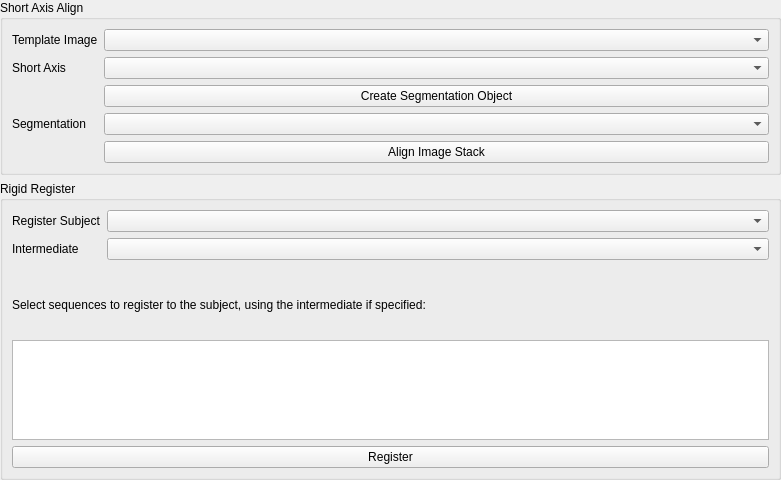
     <widget class="QWidget" name="page_2">
      <property name="geometry">
       <rect>
        <x>0</x>
        <y>0</y>
        <width>781</width>
        <height>480</height>
       </rect>
      </property>
      <property name="sizePolicy">
       <sizepolicy hsizetype="Preferred" vsizetype="Fixed">
        <horstretch>0</horstretch>
        <verstretch>0</verstretch>
       </sizepolicy>
      </property>
      <attribute name="label">
       <string>2. Alignment/Registration</string>
      </attribute>
      <layout class="QVBoxLayout" name="verticalLayout_9">
       <property name="leftMargin">
        <number>0</number>
       </property>
       <property name="topMargin">
        <number>0</number>
       </property>
       <property name="rightMargin">
        <number>0</number>
       </property>
       <property name="bottomMargin">
        <number>0</number>
       </property>
       <item>
        <widget class="QGroupBox" name="groupBox_2">
         <property name="title">
          <string>Short Axis Align</string>
         </property>
         <layout class="QVBoxLayout" name="verticalLayout_2">
          <item>
           <layout class="QFormLayout" name="formLayout_3">
            <property name="fieldGrowthPolicy">
             <enum>QFormLayout::AllNonFixedFieldsGrow</enum>
            </property>
            <property name="topMargin">
             <number>0</number>
            </property>
            <item row="1" column="0">
             <widget class="QLabel" name="label_2">
              <property name="text">
               <string>Short Axis</string>
              </property>
              <property name="wordWrap">
               <bool>false</bool>
              </property>
             </widget>
            </item>
            <item row="1" column="1">
             <widget class="QComboBox" name="shortAxisBox">
              <property name="sizePolicy">
               <sizepolicy hsizetype="Expanding" vsizetype="Fixed">
                <horstretch>0</horstretch>
                <verstretch>0</verstretch>
               </sizepolicy>
              </property>
              <property name="toolTip">
               <string>Short axis 4D CINE stack</string>
              </property>
             </widget>
            </item>
            <item row="2" column="1">
             <widget class="QPushButton" name="createSegButton">
              <property name="sizePolicy">
               <sizepolicy hsizetype="Expanding" vsizetype="Fixed">
                <horstretch>0</horstretch>
                <verstretch>0</verstretch>
               </sizepolicy>
              </property>
              <property name="text">
               <string>Create Segmentation Object</string>
              </property>
             </widget>
            </item>
            <item row="3" column="0">
             <widget class="QLabel" name="label">
              <property name="text">
               <string>Segmentation</string>
              </property>
             </widget>
            </item>
            <item row="3" column="1">
             <widget class="QComboBox" name="saxsegBox">
              <property name="sizePolicy">
               <sizepolicy hsizetype="Expanding" vsizetype="Fixed">
                <horstretch>0</horstretch>
                <verstretch>0</verstretch>
               </sizepolicy>
              </property>
              <property name="toolTip">
               <string>This should be a LV segmentation made from the aligned short axis stack (label 2 for cavity, 3 for myocardium)</string>
              </property>
             </widget>
            </item>
            <item row="4" column="1">
             <widget class="QPushButton" name="alignButton">
              <property name="sizePolicy">
               <sizepolicy hsizetype="Expanding" vsizetype="Fixed">
                <horstretch>0</horstretch>
                <verstretch>0</verstretch>
               </sizepolicy>
              </property>
              <property name="toolTip">
               <string>Align the short axis stack to the template image</string>
              </property>
              <property name="text">
               <string>Align Image Stack</string>
              </property>
             </widget>
            </item>
            <item row="0" column="0">
             <widget class="QLabel" name="label_6">
              <property name="text">
               <string>Template Image</string>
              </property>
             </widget>
            </item>
            <item row="0" column="1">
             <widget class="QComboBox" name="templateBox">
              <property name="sizePolicy">
               <sizepolicy hsizetype="Expanding" vsizetype="Fixed">
                <horstretch>0</horstretch>
                <verstretch>0</verstretch>
               </sizepolicy>
              </property>
              <property name="toolTip">
               <string>Choose a template to align the short axis to</string>
              </property>
             </widget>
            </item>
           </layout>
          </item>
         </layout>
        </widget>
       </item>
       <item>
        <widget class="QGroupBox" name="groupBox_5">
         <property name="whatsThis">
          <string/>
         </property>
         <property name="title">
          <string>Rigid Register</string>
         </property>
         <property name="flat">
          <bool>false</bool>
         </property>
         <layout class="QVBoxLayout" name="verticalLayout">
          <item>
           <layout class="QFormLayout" name="formLayout_8">
            <item row="0" column="0">
             <widget class="QLabel" name="label_7">
              <property name="text">
               <string>Register Subject</string>
              </property>
             </widget>
            </item>
            <item row="0" column="1">
             <widget class="QComboBox" name="regSubBox">
              <property name="sizePolicy">
               <sizepolicy hsizetype="Expanding" vsizetype="Fixed">
                <horstretch>0</horstretch>
                <verstretch>0</verstretch>
               </sizepolicy>
              </property>
              <property name="toolTip">
               <string>Choose a subject to register other image series to</string>
              </property>
             </widget>
            </item>
            <item row="1" column="0">
             <widget class="QLabel" name="label_28">
              <property name="text">
               <string>Intermediate</string>
              </property>
             </widget>
            </item>
            <item row="1" column="1">
             <widget class="QComboBox" name="regInterBox">
              <property name="sizePolicy">
               <sizepolicy hsizetype="Expanding" vsizetype="Fixed">
                <horstretch>0</horstretch>
                <verstretch>0</verstretch>
               </sizepolicy>
              </property>
              <property name="toolTip">
               <string>Optionally choose an image series to calculate a registration for which is then applied to selected sequences </string>
              </property>
             </widget>
            </item>
           </layout>
          </item>
          <item>
           <widget class="QLabel" name="label_8">
            <property name="text">
             <string>Select sequences to register to the subject, using the intermediate if specified:</string>
            </property>
            <property name="wordWrap">
             <bool>true</bool>
            </property>
           </widget>
          </item>
          <item>
           <widget class="QListWidget" name="regList">
            <property name="maximumSize">
             <size>
              <width>16777215</width>
              <height>100</height>
             </size>
            </property>
            <property name="toolTip">
             <string>Click to choose what image series to register to the subject using a registration calculated independently for each if Intermediate is None</string>
            </property>
            <property name="editTriggers">
             <set>QAbstractItemView::NoEditTriggers</set>
            </property>
            <property name="showDropIndicator" stdset="0">
             <bool>false</bool>
            </property>
            <property name="selectionMode">
             <enum>QAbstractItemView::MultiSelection</enum>
            </property>
           </widget>
          </item>
          <item>
           <widget class="QPushButton" name="regButton">
            <property name="sizePolicy">
             <sizepolicy hsizetype="Expanding" vsizetype="Fixed">
              <horstretch>0</horstretch>
              <verstretch>0</verstretch>
             </sizepolicy>
            </property>
            <property name="toolTip">
             <string>Start the registration process</string>
            </property>
            <property name="text">
             <string>Register</string>
            </property>
           </widget>
          </item>
         </layout>
        </widget>
       </item>
      </layout>
     </widget>
